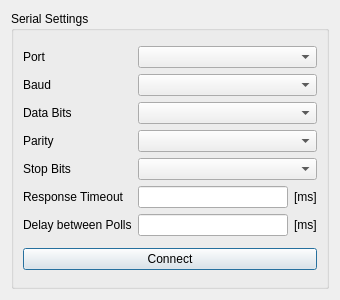
<?xml version="1.0" encoding="UTF-8"?>
<ui version="4.0">
 <class>ConnectionSettingsDialog</class>
 <widget class="QDialog" name="ConnectionSettingsDialog">
  <property name="geometry">
   <rect>
    <x>0</x>
    <y>0</y>
    <width>340</width>
    <height>300</height>
   </rect>
  </property>
  <property name="windowTitle">
   <string>Connection Setup</string>
  </property>
  <layout class="QGridLayout" name="gridLayout_3">
   <item row="0" column="0">
    <widget class="QGroupBox" name="groupBox">
     <property name="title">
      <string>Serial Settings</string>
     </property>
     <layout class="QGridLayout" name="gridLayout_2">
      <item row="0" column="0">
       <layout class="QGridLayout" name="gridLayout">
        <item row="5" column="1">
         <widget class="QLineEdit" name="leResponseTimeout"/>
        </item>
        <item row="0" column="0">
         <widget class="QLabel" name="label">
          <property name="text">
           <string>Port</string>
          </property>
         </widget>
        </item>
        <item row="2" column="0">
         <widget class="QLabel" name="label_3">
          <property name="text">
           <string>Data Bits</string>
          </property>
         </widget>
        </item>
        <item row="1" column="0">
         <widget class="QLabel" name="label_2">
          <property name="text">
           <string>Baud</string>
          </property>
         </widget>
        </item>
        <item row="5" column="0">
         <widget class="QLabel" name="label_5">
          <property name="text">
           <string>Response Timeout</string>
          </property>
         </widget>
        </item>
        <item row="6" column="1">
         <widget class="QLineEdit" name="leDelay"/>
        </item>
        <item row="6" column="0">
         <widget class="QLabel" name="label_6">
          <property name="text">
           <string>Delay between Polls</string>
          </property>
         </widget>
        </item>
        <item row="4" column="0">
         <widget class="QLabel" name="label_7">
          <property name="text">
           <string>Stop Bits</string>
          </property>
         </widget>
        </item>
        <item row="3" column="0">
         <widget class="QLabel" name="label_4">
          <property name="text">
           <string>Parity</string>
          </property>
         </widget>
        </item>
        <item row="5" column="2">
         <widget class="QLabel" name="label_8">
          <property name="text">
           <string>[ms]</string>
          </property>
         </widget>
        </item>
        <item row="4" column="1" colspan="2">
         <widget class="QComboBox" name="cbStopBits"/>
        </item>
        <item row="3" column="1" colspan="2">
         <widget class="QComboBox" name="cbParity"/>
        </item>
        <item row="2" column="1" colspan="2">
         <widget class="QComboBox" name="cbDataBits"/>
        </item>
        <item row="1" column="1" colspan="2">
         <widget class="QComboBox" name="cbBaud"/>
        </item>
        <item row="0" column="1" colspan="2">
         <widget class="QComboBox" name="cbPortName"/>
        </item>
        <item row="6" column="2">
         <widget class="QLabel" name="label_9">
          <property name="text">
           <string>[ms]</string>
          </property>
         </widget>
        </item>
       </layout>
      </item>
      <item row="1" column="0">
       <widget class="QPushButton" name="btnConnect">
        <property name="text">
         <string>Connect</string>
        </property>
       </widget>
      </item>
     </layout>
    </widget>
   </item>
  </layout>
 </widget>
 <resources/>
 <connections/>
</ui>
